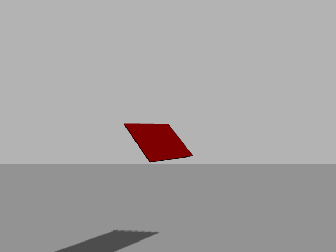
#> input picture images/panel2.png, 336 x 252 px, found by its file name
$ python ImageMoment.py   (Python 2 division)   (older library calls are emulated)
#> lines starting #> are read from the running program, lines starting #| are printed output that depends on the picture; after the words box and inside, x2 and y2 are one past the last pixel; in counts of white or black regions, pixels touching at a corner belong together
### 2D_Pose_Estimation/ShapeDetector.py
# import the necessary packages
import cv2

class ShapeDetector:
	def __init__(self):
		pass

	# [32 lines left out: function detect, not called in this run]

### 2D_Pose_Estimation/ImageMoment.py
#!/usr/bin/env python

import imutils
import cv2
import numpy as np
from ShapeDetector import ShapeDetector
import argparse

#~ #KINECT CAMERA VALUES
fx = 554.255
fy = 554.255
cx = 640/2
cy = 480/2
camera_matrix = np.array(([fx,0.,cx],[0.,fy,cy],[0.,0.,1.]))
frame_length = 0.25

#===============OBJECT POINTS===============
owidth = 0.7
oheight = 0.5
object_points = np.array(([(0,oheight,0)],[(0,0,0)],[(owidth,0,0)]
	,[(owidth,oheight,0)]),dtype=float)

#Performs segmentisation of the background
cv_image = cv2.imread("images/panel2.png")
#> cv_image is the input picture: shape (252, 336, 3); mean B, G, R 163.4, 163.4, 165.7
gray = cv2.cvtColor(cv_image, cv2.COLOR_BGR2GRAY)
blurred = cv2.GaussianBlur(gray, (5, 5), 0)
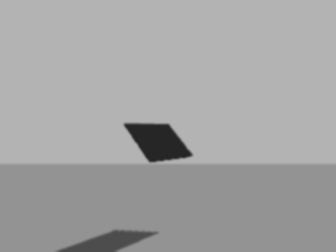
#> blurred: shape (252, 336); min 36, max 179, mean 164.1
thresh = cv2.threshold(blurred, 70, 255, cv2.THRESH_BINARY_INV)[1]
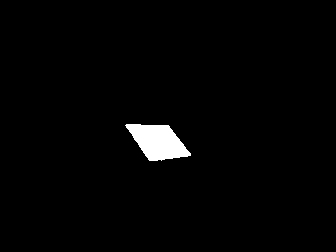
#> thresh: shape (252, 336); 1.8% white; 1 white region

#Find contours in the thresholded image
cnts = cv2.findContours(thresh.copy(), cv2.RETR_EXTERNAL,
	cv2.CHAIN_APPROX_SIMPLE)
#> cnts = 1 contour; box (x1, y1, x2, y2) and area: (125, 124, 191, 161) 1462
cnts = cnts[0] if imutils.is_cv2() else cnts[1]

sd = ShapeDetector()

#Performs segmentisation of the background
gray = cv2.cvtColor(cv_image, cv2.COLOR_BGR2GRAY)
blurred = cv2.GaussianBlur(gray, (5, 5), 0)
thresh = cv2.threshold(blurred, 70, 255, cv2.THRESH_BINARY_INV)[1]

#find contours in the thresholded image
cnts = cv2.findContours(thresh.copy(), cv2.RETR_EXTERNAL,
	cv2.CHAIN_APPROX_SIMPLE)
cnts = cnts[0] if imutils.is_cv2() else cnts[1]

# loop over the contours
for c in cnts:

	# draw the contour (red)
#> (the run stopped early here; a loop or call above may not have finished)
